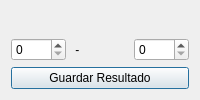
<?xml version="1.0" encoding="UTF-8"?>
<ui version="4.0">
 <class>DialogResultado</class>
 <widget class="QDialog" name="DialogResultado">
  <property name="windowTitle">
   <string>Introducir Resultado</string>
  </property>
  <layout class="QVBoxLayout">
   <item>
    <widget class="QLabel" name="lbl_partido"/>
   </item>
   <item>
    <layout class="QHBoxLayout">
     <item>
      <widget class="QSpinBox" name="spin_local">
       <property name="minimum"><number>0</number></property>
      </widget>
     </item>
     <item>
      <widget class="QLabel">
       <property name="text"><string> - </string></property>
      </widget>
     </item>
     <item>
      <widget class="QSpinBox" name="spin_visitante">
       <property name="minimum"><number>0</number></property>
      </widget>
     </item>
    </layout>
   </item>
   <item>
    <widget class="QPushButton" name="btn_guardar">
     <property name="text"><string>Guardar Resultado</string></property>
    </widget>
   </item>
  </layout>
 </widget>
 <resources/>
 <connections/>
</ui>
